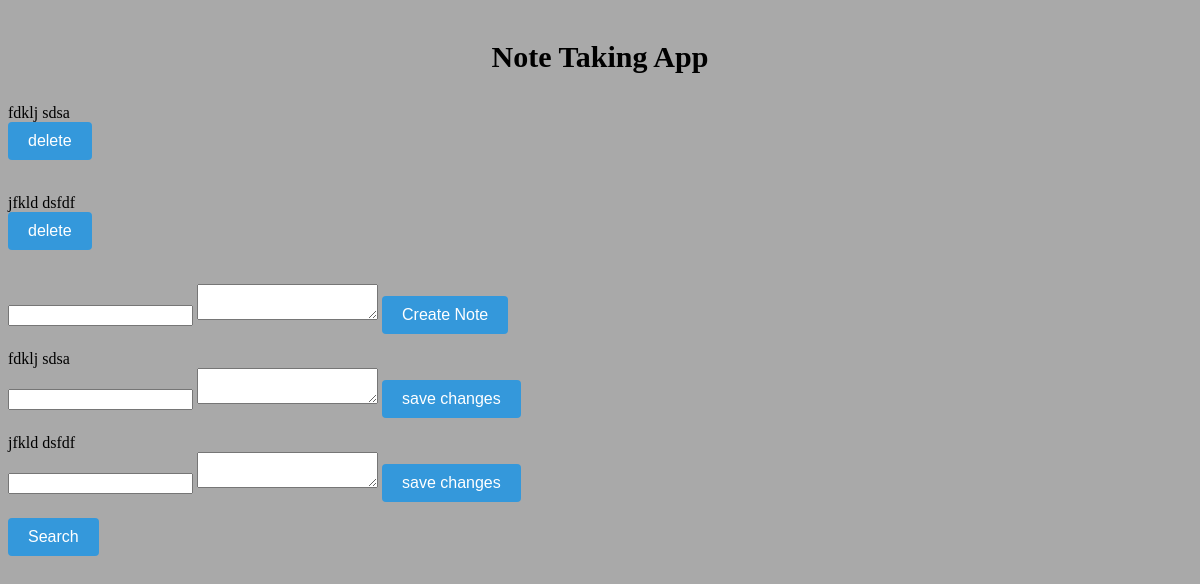
Before: / with the older database file.
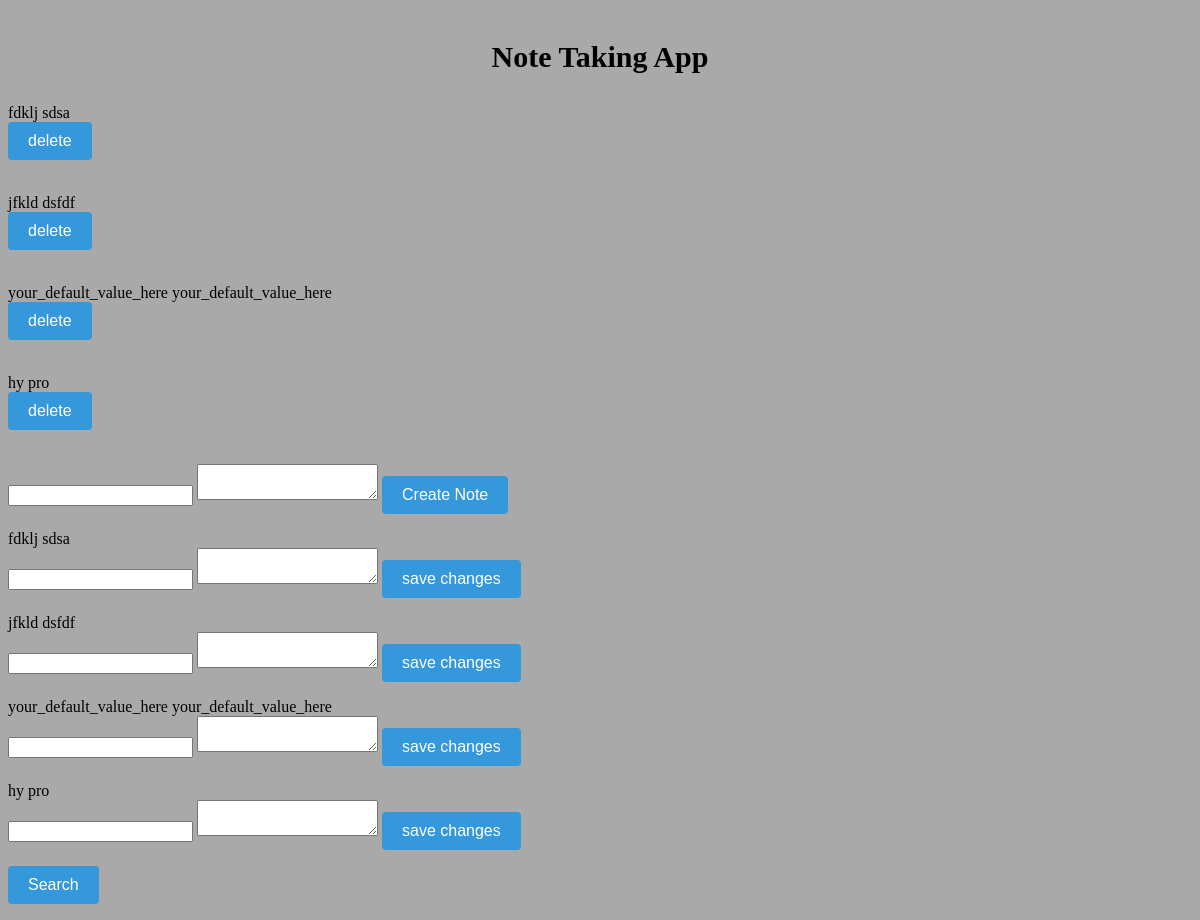
After: the same page with the newer database file.
### notes/models.py (models this page shows, shortened)
class Note(models.Model):
    title=models.CharField(max_length=50,null=False,default="your_default_value_here" )
    content=models.TextField(default="your_default_value_here")

### notes/views.py (the view)
# urls.py: path('',views.index,name='index'),
def index(request):
    notes=Note.objects.all()
    return render(request,'notes/index.html',{'notes':notes})

### notes/templates/notes/index.html (shortened to what this page needs)
    <p style="font-size: 30px; font-weight: bold; text-align: center;margin-top: 40px;">
    Note Taking App
 </p>
    {%for note in notes%}
{{note.title}}
{{note.content}}
<form method="post" action="{% url 'delete_view' id=note.id %}">
    <button type="submit">delete</button>
</form>
{% endfor %}
<form method="post" action="{% url 'create' %}">
    <input type="text" id="title" name="title">
    <textarea id = "content", name="content"></textarea>
    <button type="submit">Create Note</button>
</form>
{%for note in notes%}
{{note.title}}
{{note.content}}
<form method="post" action="{% url 'edit_view' id=note.id %}">
    <input type="text" id="title" name="title">
    <textarea id = "content", name="content"></textarea>
    <button type="submit">save changes</button>
</form>
{% endfor%}
<form method="get">
    <button type="submit">Search</button>
</form>

Changed rows visible on the page:
added Note: title "your_default_value_here", content "your_default_value_here"
added Note: title "hy", content "pro"
